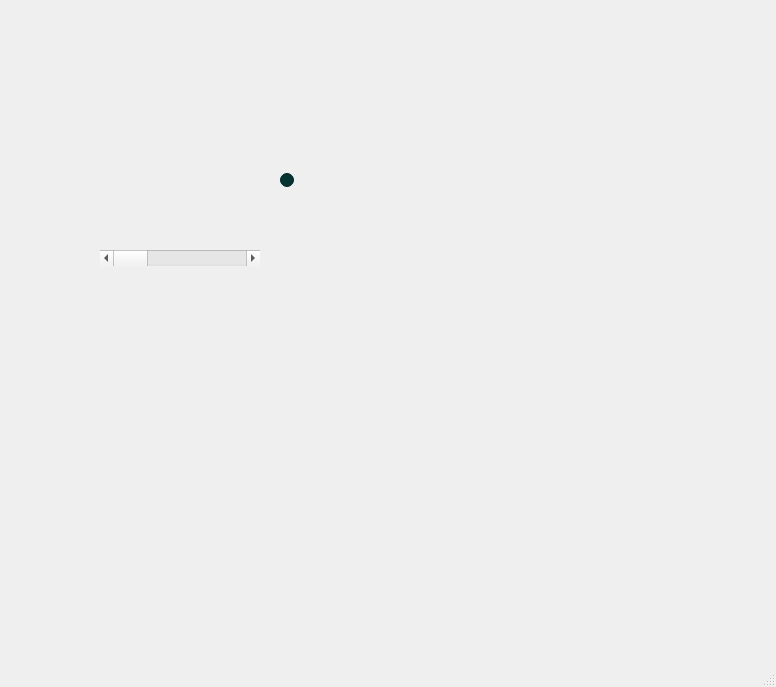
<?xml version="1.0" encoding="UTF-8"?>
<ui version="4.0">
 <class>MainWindow</class>
 <widget class="QMainWindow" name="MainWindow">
  <property name="geometry">
   <rect>
    <x>0</x>
    <y>0</y>
    <width>776</width>
    <height>687</height>
   </rect>
  </property>
  <property name="windowTitle">
   <string>MainWindow</string>
  </property>
  <widget class="QWidget" name="centralwidget">
   <widget class="QLabel" name="Time_label">
    <property name="geometry">
     <rect>
      <x>80</x>
      <y>260</y>
      <width>591</width>
      <height>121</height>
     </rect>
    </property>
    <property name="palette">
     <palette>
      <active>
       <colorrole role="WindowText">
        <brush brushstyle="SolidPattern">
         <color alpha="255">
          <red>255</red>
          <green>120</green>
          <blue>0</blue>
         </color>
        </brush>
       </colorrole>
      </active>
      <inactive>
       <colorrole role="WindowText">
        <brush brushstyle="SolidPattern">
         <color alpha="255">
          <red>255</red>
          <green>120</green>
          <blue>0</blue>
         </color>
        </brush>
       </colorrole>
      </inactive>
      <disabled/>
     </palette>
    </property>
    <property name="font">
     <font>
      <pointsize>45</pointsize>
      <italic>true</italic>
     </font>
    </property>
    <property name="text">
     <string/>
    </property>
    <property name="alignment">
     <set>Qt::AlignmentFlag::AlignCenter</set>
    </property>
   </widget>
   <widget class="QRadioButton" name="SettingsButton">
    <property name="geometry">
     <rect>
      <x>280</x>
      <y>160</y>
      <width>61</width>
      <height>41</height>
     </rect>
    </property>
    <property name="palette">
     <palette>
      <active>
       <colorrole role="WindowText">
        <brush brushstyle="SolidPattern">
         <color alpha="255">
          <red>255</red>
          <green>255</green>
          <blue>255</blue>
         </color>
        </brush>
       </colorrole>
       <colorrole role="Button">
        <brush brushstyle="SolidPattern">
         <color alpha="255">
          <red>6</red>
          <green>52</green>
          <blue>50</blue>
         </color>
        </brush>
       </colorrole>
       <colorrole role="Light">
        <brush brushstyle="SolidPattern">
         <color alpha="255">
          <red>10</red>
          <green>78</green>
          <blue>76</blue>
         </color>
        </brush>
       </colorrole>
       <colorrole role="Midlight">
        <brush brushstyle="SolidPattern">
         <color alpha="255">
          <red>8</red>
          <green>65</green>
          <blue>63</blue>
         </color>
        </brush>
       </colorrole>
       <colorrole role="Dark">
        <brush brushstyle="SolidPattern">
         <color alpha="255">
          <red>3</red>
          <green>26</green>
          <blue>25</blue>
         </color>
        </brush>
       </colorrole>
       <colorrole role="Mid">
        <brush brushstyle="SolidPattern">
         <color alpha="255">
          <red>4</red>
          <green>35</green>
          <blue>34</blue>
         </color>
        </brush>
       </colorrole>
       <colorrole role="Text">
        <brush brushstyle="SolidPattern">
         <color alpha="255">
          <red>255</red>
          <green>255</green>
          <blue>255</blue>
         </color>
        </brush>
       </colorrole>
       <colorrole role="BrightText">
        <brush brushstyle="SolidPattern">
         <color alpha="255">
          <red>255</red>
          <green>255</green>
          <blue>255</blue>
         </color>
        </brush>
       </colorrole>
       <colorrole role="ButtonText">
        <brush brushstyle="SolidPattern">
         <color alpha="255">
          <red>255</red>
          <green>255</green>
          <blue>255</blue>
         </color>
        </brush>
       </colorrole>
       <colorrole role="Base">
        <brush brushstyle="SolidPattern">
         <color alpha="255">
          <red>6</red>
          <green>52</green>
          <blue>50</blue>
         </color>
        </brush>
       </colorrole>
       <colorrole role="Window">
        <brush brushstyle="SolidPattern">
         <color alpha="255">
          <red>6</red>
          <green>52</green>
          <blue>50</blue>
         </color>
        </brush>
       </colorrole>
       <colorrole role="Shadow">
        <brush brushstyle="SolidPattern">
         <color alpha="255">
          <red>0</red>
          <green>0</green>
          <blue>0</blue>
         </color>
        </brush>
       </colorrole>
       <colorrole role="AlternateBase">
        <brush brushstyle="SolidPattern">
         <color alpha="255">
          <red>3</red>
          <green>26</green>
          <blue>25</blue>
         </color>
        </brush>
       </colorrole>
       <colorrole role="ToolTipBase">
        <brush brushstyle="SolidPattern">
         <color alpha="255">
          <red>255</red>
          <green>255</green>
          <blue>220</blue>
         </color>
        </brush>
       </colorrole>
       <colorrole role="ToolTipText">
        <brush brushstyle="SolidPattern">
         <color alpha="255">
          <red>0</red>
          <green>0</green>
          <blue>0</blue>
         </color>
        </brush>
       </colorrole>
       <colorrole role="PlaceholderText">
        <brush brushstyle="SolidPattern">
         <color alpha="127">
          <red>255</red>
          <green>255</green>
          <blue>255</blue>
         </color>
        </brush>
       </colorrole>
       <colorrole role="Accent">
        <brush brushstyle="SolidPattern">
         <color alpha="255">
          <red>0</red>
          <green>0</green>
          <blue>0</blue>
         </color>
        </brush>
       </colorrole>
      </active>
      <inactive>
       <colorrole role="WindowText">
        <brush brushstyle="SolidPattern">
         <color alpha="255">
          <red>255</red>
          <green>255</green>
          <blue>255</blue>
         </color>
        </brush>
       </colorrole>
       <colorrole role="Button">
        <brush brushstyle="SolidPattern">
         <color alpha="255">
          <red>6</red>
          <green>52</green>
          <blue>50</blue>
         </color>
        </brush>
       </colorrole>
       <colorrole role="Light">
        <brush brushstyle="SolidPattern">
         <color alpha="255">
          <red>10</red>
          <green>78</green>
          <blue>76</blue>
         </color>
        </brush>
       </colorrole>
       <colorrole role="Midlight">
        <brush brushstyle="SolidPattern">
         <color alpha="255">
          <red>8</red>
          <green>65</green>
          <blue>63</blue>
         </color>
        </brush>
       </colorrole>
       <colorrole role="Dark">
        <brush brushstyle="SolidPattern">
         <color alpha="255">
          <red>3</red>
          <green>26</green>
          <blue>25</blue>
         </color>
        </brush>
       </colorrole>
       <colorrole role="Mid">
        <brush brushstyle="SolidPattern">
         <color alpha="255">
          <red>4</red>
          <green>35</green>
          <blue>34</blue>
         </color>
        </brush>
       </colorrole>
       <colorrole role="Text">
        <brush brushstyle="SolidPattern">
         <color alpha="255">
          <red>255</red>
          <green>255</green>
          <blue>255</blue>
         </color>
        </brush>
       </colorrole>
       <colorrole role="BrightText">
        <brush brushstyle="SolidPattern">
         <color alpha="255">
          <red>255</red>
          <green>255</green>
          <blue>255</blue>
         </color>
        </brush>
       </colorrole>
       <colorrole role="ButtonText">
        <brush brushstyle="SolidPattern">
         <color alpha="255">
          <red>255</red>
          <green>255</green>
          <blue>255</blue>
         </color>
        </brush>
       </colorrole>
       <colorrole role="Base">
        <brush brushstyle="SolidPattern">
         <color alpha="255">
          <red>6</red>
          <green>52</green>
          <blue>50</blue>
         </color>
        </brush>
       </colorrole>
       <colorrole role="Window">
        <brush brushstyle="SolidPattern">
         <color alpha="255">
          <red>6</red>
          <green>52</green>
          <blue>50</blue>
         </color>
        </brush>
       </colorrole>
       <colorrole role="Shadow">
        <brush brushstyle="SolidPattern">
         <color alpha="255">
          <red>0</red>
          <green>0</green>
          <blue>0</blue>
         </color>
        </brush>
       </colorrole>
       <colorrole role="AlternateBase">
        <brush brushstyle="SolidPattern">
         <color alpha="255">
          <red>3</red>
          <green>26</green>
          <blue>25</blue>
         </color>
        </brush>
       </colorrole>
       <colorrole role="ToolTipBase">
        <brush brushstyle="SolidPattern">
         <color alpha="255">
          <red>255</red>
          <green>255</green>
          <blue>220</blue>
         </color>
        </brush>
       </colorrole>
       <colorrole role="ToolTipText">
        <brush brushstyle="SolidPattern">
         <color alpha="255">
          <red>0</red>
          <green>0</green>
          <blue>0</blue>
         </color>
        </brush>
       </colorrole>
       <colorrole role="PlaceholderText">
        <brush brushstyle="SolidPattern">
         <color alpha="127">
          <red>255</red>
          <green>255</green>
          <blue>255</blue>
         </color>
        </brush>
       </colorrole>
       <colorrole role="Accent">
        <brush brushstyle="SolidPattern">
         <color alpha="255">
          <red>0</red>
          <green>0</green>
          <blue>0</blue>
         </color>
        </brush>
       </colorrole>
      </inactive>
      <disabled>
       <colorrole role="WindowText">
        <brush brushstyle="SolidPattern">
         <color alpha="255">
          <red>3</red>
          <green>26</green>
          <blue>25</blue>
         </color>
        </brush>
       </colorrole>
       <colorrole role="Button">
        <brush brushstyle="SolidPattern">
         <color alpha="255">
          <red>6</red>
          <green>52</green>
          <blue>50</blue>
         </color>
        </brush>
       </colorrole>
       <colorrole role="Light">
        <brush brushstyle="SolidPattern">
         <color alpha="255">
          <red>10</red>
          <green>78</green>
          <blue>76</blue>
         </color>
        </brush>
       </colorrole>
       <colorrole role="Midlight">
        <brush brushstyle="SolidPattern">
         <color alpha="255">
          <red>8</red>
          <green>65</green>
          <blue>63</blue>
         </color>
        </brush>
       </colorrole>
       <colorrole role="Dark">
        <brush brushstyle="SolidPattern">
         <color alpha="255">
          <red>3</red>
          <green>26</green>
          <blue>25</blue>
         </color>
        </brush>
       </colorrole>
       <colorrole role="Mid">
        <brush brushstyle="SolidPattern">
         <color alpha="255">
          <red>4</red>
          <green>35</green>
          <blue>34</blue>
         </color>
        </brush>
       </colorrole>
       <colorrole role="Text">
        <brush brushstyle="SolidPattern">
         <color alpha="255">
          <red>3</red>
          <green>26</green>
          <blue>25</blue>
         </color>
        </brush>
       </colorrole>
       <colorrole role="BrightText">
        <brush brushstyle="SolidPattern">
         <color alpha="255">
          <red>255</red>
          <green>255</green>
          <blue>255</blue>
         </color>
        </brush>
       </colorrole>
       <colorrole role="ButtonText">
        <brush brushstyle="SolidPattern">
         <color alpha="255">
          <red>3</red>
          <green>26</green>
          <blue>25</blue>
         </color>
        </brush>
       </colorrole>
       <colorrole role="Base">
        <brush brushstyle="SolidPattern">
         <color alpha="255">
          <red>6</red>
          <green>52</green>
          <blue>50</blue>
         </color>
        </brush>
       </colorrole>
       <colorrole role="Window">
        <brush brushstyle="SolidPattern">
         <color alpha="255">
          <red>6</red>
          <green>52</green>
          <blue>50</blue>
         </color>
        </brush>
       </colorrole>
       <colorrole role="Shadow">
        <brush brushstyle="SolidPattern">
         <color alpha="255">
          <red>0</red>
          <green>0</green>
          <blue>0</blue>
         </color>
        </brush>
       </colorrole>
       <colorrole role="AlternateBase">
        <brush brushstyle="SolidPattern">
         <color alpha="255">
          <red>6</red>
          <green>52</green>
          <blue>50</blue>
         </color>
        </brush>
       </colorrole>
       <colorrole role="ToolTipBase">
        <brush brushstyle="SolidPattern">
         <color alpha="255">
          <red>255</red>
          <green>255</green>
          <blue>220</blue>
         </color>
        </brush>
       </colorrole>
       <colorrole role="ToolTipText">
        <brush brushstyle="SolidPattern">
         <color alpha="255">
          <red>0</red>
          <green>0</green>
          <blue>0</blue>
         </color>
        </brush>
       </colorrole>
       <colorrole role="PlaceholderText">
        <brush brushstyle="SolidPattern">
         <color alpha="127">
          <red>3</red>
          <green>26</green>
          <blue>25</blue>
         </color>
        </brush>
       </colorrole>
       <colorrole role="Accent">
        <brush brushstyle="SolidPattern">
         <color alpha="255">
          <red>5</red>
          <green>37</green>
          <blue>35</blue>
         </color>
        </brush>
       </colorrole>
      </disabled>
     </palette>
    </property>
    <property name="text">
     <string/>
    </property>
   </widget>
   <widget class="QScrollBar" name="horizontalScrollBar">
    <property name="geometry">
     <rect>
      <x>100</x>
      <y>250</y>
      <width>160</width>
      <height>16</height>
     </rect>
    </property>
    <property name="minimum">
     <number>1</number>
    </property>
    <property name="maximum">
     <number>4</number>
    </property>
    <property name="pageStep">
     <number>1</number>
    </property>
    <property name="orientation">
     <enum>Qt::Orientation::Horizontal</enum>
    </property>
   </widget>
  </widget>
  <widget class="QMenuBar" name="menubar">
   <property name="geometry">
    <rect>
     <x>0</x>
     <y>0</y>
     <width>776</width>
     <height>20</height>
    </rect>
   </property>
  </widget>
  <widget class="QStatusBar" name="statusbar"/>
 </widget>
 <resources/>
 <connections/>
</ui>
